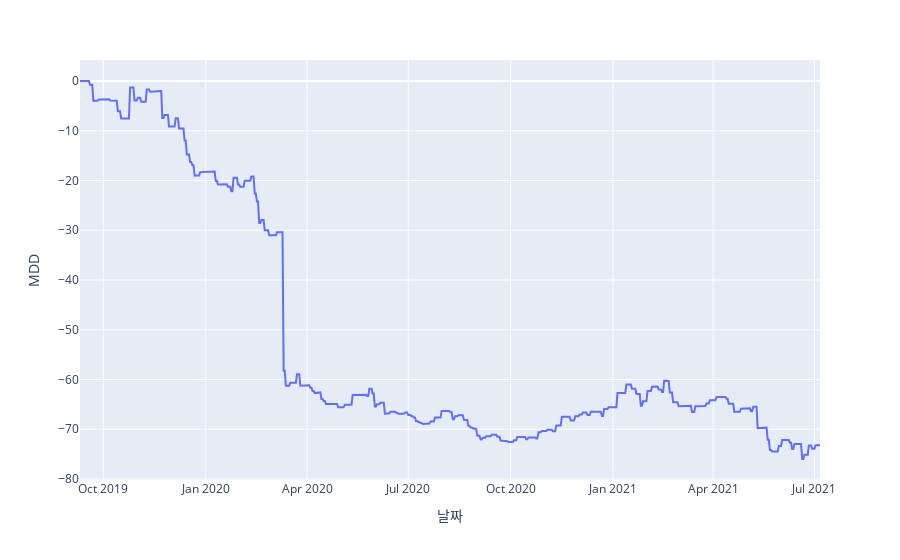

Source (notebook cell):
### Code cell
px.line(df, x=df.index, y="MDD")

### Figure 1 — Plotly figure (JSON) as saved in the notebook; plotly's stock layout.template omitted (floating-point values rounded to 4 significant figures; data arrays with more than 128 entries replaced by an {"elided": "..."} marker saying what was removed)
{"data": [{"hovertemplate": "날짜=%{x}<br>MDD=%{y}<extra></extra>", "legendgroup": "", "line": {"color": "#636efa", "dash": "solid"}, "mode": "lines", "name": "", "orientation": "v", "showlegend": false, "type": "scatter", "x": {"elided": "666 str values"}, "xaxis": "x", "y": {"elided": "666 float values"}, "yaxis": "y"}], "layout": {"legend": {"tracegroupgap": 0}, "margin": {"t": 60}, "xaxis": {"anchor": "y", "domain": [0, 1], "title": {"text": "날짜"}}, "yaxis": {"anchor": "x", "domain": [0, 1], "title": {"text": "MDD"}}}}
